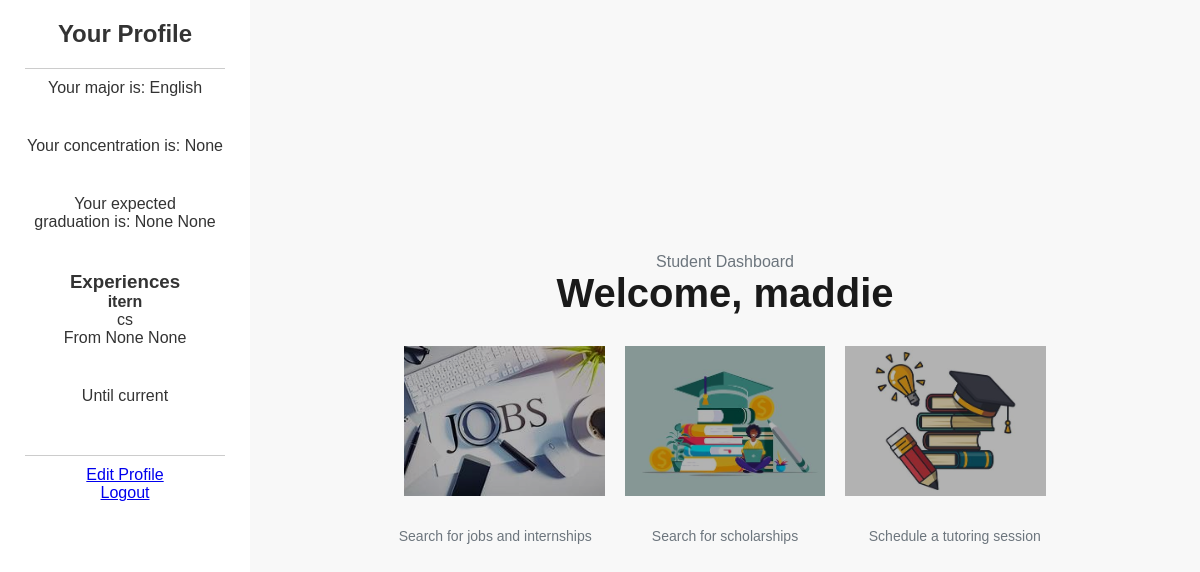
Page /dashboard (signed in) on the committed database.
### portal/models.py (models this page shows, shortened)
class User(db.Model, UserMixin):
    id = db.Column(db.Integer(), primary_key=True)
    firstname = db.Column(db.String(length=30), nullable=False, unique=False)
    lastname = db.Column(db.String(length=30), nullable=False, unique=False)
    email_address=db.Column(db.String(length=50), nullable=True, unique=True)
    password_hash= db.Column(db.String(length=60), nullable=False)
    major=db.Column(db.String(length=30), nullable=True)
    concentration=db.Column(db.String(length=30), nullable=True)
    gradmonth=db.Column(db.Integer(), nullable=True)
    gradyear=db.Column(db.Integer(), nullable=True)
    @property
    def password(self):
        return self.password

class Experience(db.Model):
    id = db.Column(db.Integer(),  primary_key=True)
    title=db.Column(db.String(length=30), nullable=False)
    company=db.Column(db.String(length=30), nullable=True)
    desc=db.Column(db.String(length=250), nullable=True)
    monthstart=db.Column(db.String(length=30), nullable=True)
    yearstart=db.Column(db.Integer(), nullable=True)
    monthend=db.Column(db.String(length=30), nullable=True)
    yearend=db.Column(db.Integer(), nullable=True)
    user_id = db.Column(db.Integer, db.ForeignKey('user.id'), nullable=False)
    @property
    def format(self):
        body = [self.title, self.desc, self.monthstart, self.yearstart, self.monthend, self.yearend]
        return body

### portal/routes.py (the view)
@app.route('/dashboard')
def dashboard_page():
    if not current_user.is_authenticated:
        flash(f'Required login for this page is currently disabled. For testing purposes, we are using maddie as the user', category='success')
        user = User.query.filter_by(email_address="mbrow378@uncc.edu").first()
        experiences = (Experience.query.filter_by(user_id=user.id)).all()
    else:
        user = User.query.filter_by(id=current_user.id).first()
        experiences = (Experience.query.filter_by(user_id=current_user.id)).all()
        experiences = [x.format for x in experiences]
    return render_template('dashboard.html', experiences=experiences, user=user)

### portal/models.py (called while the page is built)
@login_manager.user_loader
def load_user(user_id):
    return User.query.get(int(user_id))

### portal/templates/dashboard.html (shortened to what this page needs)
<!DOCTYPE html>
<html lang="en">
<head>
</head>
<body>
<div class="sidebar">
    <h2>Your Profile</h2>
    <hr>
    <p>Your major is: {{ user.major }}</p>
    <p>Your concentration is: {{ user.concentration }}</p>
    <p>Your expected graduation is: {{ user.gradmonth }} {{user.gradyear}}</p>
    <h3>Experiences</h3>
    {% for experience in experiences %}
    <div>
        <h4>{{ experience[0] }}</h4>
        <span>{{ experience[1] }}</span>
        <p>From {{ experience[2] }} {{ experience[3]}} </p>
        {% if experience[4] == None and experience[5] == None %}
        <p> Until current </p>
        {% else %}
        <p>{{ experience[4] }} {{ experience[5]}}</p>
        {% endif %}
    </div>
    {% endfor %}
    <hr>
    <a href="{{ url_for('profile_page') }}">Edit Profile</a>
    <a href="{{ url_for('logout_page') }}">Logout</a>
</div>
<div class="container">
    <div class="header">
        <p>Student Dashboard</p>
        <h1>Welcome, {{user.firstname}}</h1>
    </div>
    <div class="grid">
        <a href="{{ url_for('jobs_page') }}" class="box-button">
            <img src="{{ url_for('static', filename='jobsearch.jpg') }}" alt="Jobs" class="box-image">
        </a>
        <a href="{{ url_for('scholarship_page') }}" class="box-button">
            <img src="{{ url_for('static', filename='scholarship.jpg') }}" alt="Scholarship" class="box-image">
        </a>
        <a href="{{ url_for('tutoring_page') }}" class="box-button">
            <img src="{{ url_for('static', filename='tutoring.jpg') }}" alt="Tutoring" class="box-image">
        </a>
    </div>
    <div class="content">
        <div class="section">
            <p>Search for jobs and internships</p>
        </div>
        <div class="section">
            <p>Search for scholarships</p>
        </div>
        <div class="section">
            <p>Schedule a tutoring session</p>
    </div>
</div>
</body>
</html>

### portal/templates/dashboard.html (style rules this page uses)
* { margin: 0; padding: 0; box-sizing: border-box; }
body { font-family: Arial, sans-serif; background-color: #f8f8f8; display: flex; justify-content: center; align-items: center; min-height: 100vh; }
.sidebar { width: 250px; background-color: #fff; color: #333; display: flex; flex-direction: column; align-items: center; text-align: center; padding-top: 20px; position: fixed; height: 100%; top: 0; left: 0; }
.sidebar h2 { font-size: 1.5rem; margin-bottom: 10px; }
.sidebar p { font-size: 1.0rem; margin-bottom: 40px; text-wrap: balance; }
.sidebar hr { width: 80%; border: none; border-top: 1px solid #ccc; margin: 10px 0; }
.container { text-align: center; margin-left: 250px; padding: 40px; width: calc(100%-250px); }
.header { margin-bottom: 20px; text-align: center; }
.header h1 { font-size: 2.5rem; color: #1a1a1a; margin-bottom: 10px; font-weight: bold; }
.header p { font-size: 1rem; color: #6c757d; }
.grid { display: flex; gap: 20px; justify-content: center; margin-top: 30px; }
.box-button { width: 30%; height: 150px; background-color: #eaeaea; border-radius: 10px; justify-content: center; align-items: center; display: flex; text-decoration: none; color: #333; font-size: 1.2rem; font-weight: bold; transition: background-color 0.3s, transform 0.2s; background-image: repeating-linear-gradient( 45deg, #ffffff, #ffffff 10px, #eaeaea 10px, #eaeaea 20px ); }
.content { display: flex; gap: 20px; justify-content: center; margin-top: 30px; }
.content .section { width: 45%; text-align: center; }
.content .section p { font-size: 0.875rem; color: #6c757d; line-height: 1.5; }
.box-image { width: 100%; height: 100%; object-fit: cover; filter: brightness(70%); transition: filter 0.3s; }

### rows in the picture
User: major "English", concentration "None", gradmonth "None", gradyear "None", firstname "maddie"
Experience: title "itern", desc "cs", experience "None"
